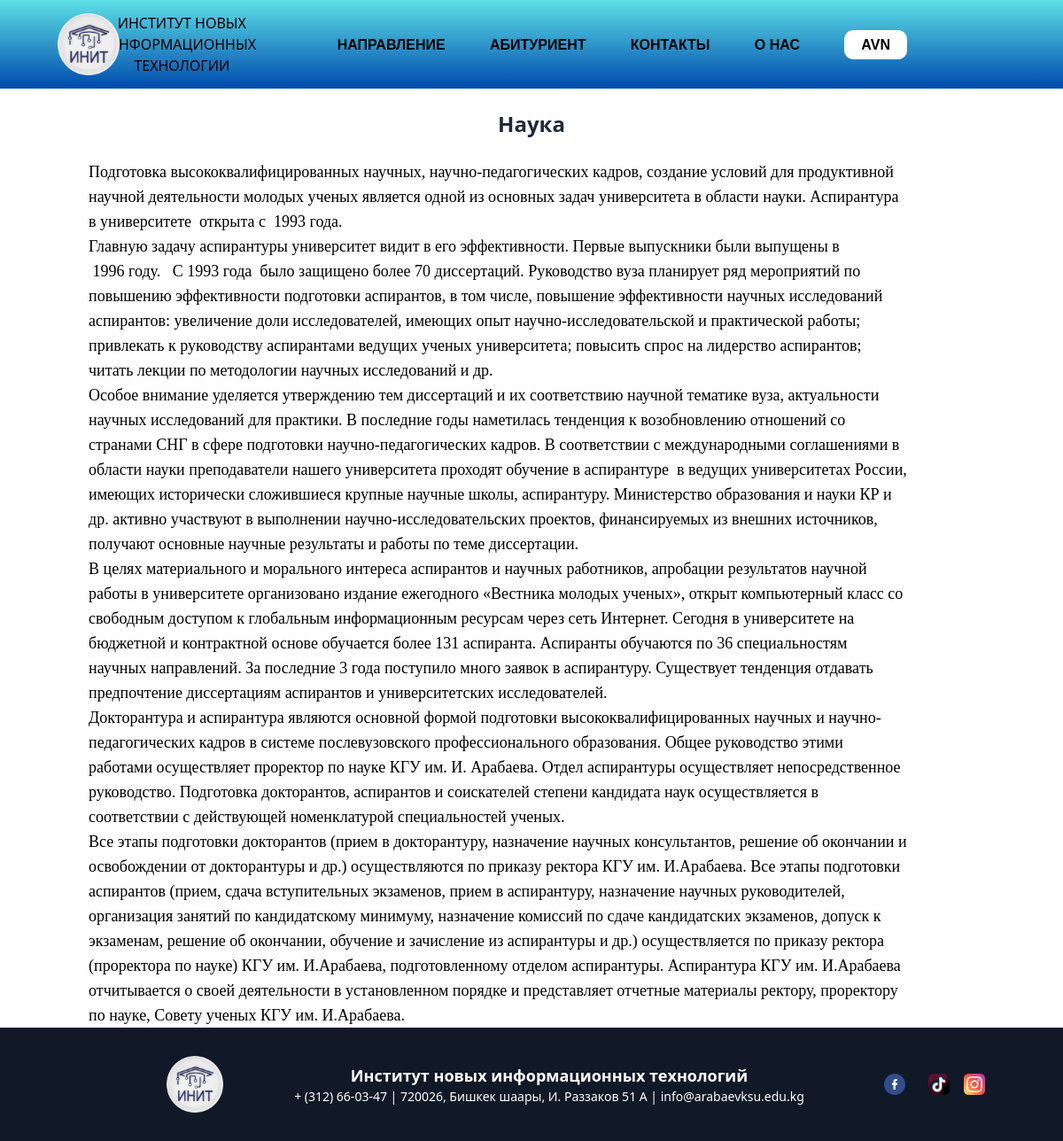
The app's page /science/ with its own data.
### home/models.py (models this page shows, shortened)
class Science(models.Model):
    title = models.CharField(max_length=150, null=True, blank=True, verbose_name="Наука")
    text = RichTextField(null=True, blank=True, verbose_name="Текст")
    class Meta:
        verbose_name = "Наука"
        verbose_name_plural = "Наука"

### home/views.py (the view)
# urls.py: path('science/', ScienceListView.as_view(), name='science_list')
class ScienceListView(ListView):
    model = Science
    context_object_name = 'sciences'
    template_name = 'nauka.html'

### templates/nauka.html (shortened to what this page needs)
<!DOCTYPE html>
{% load static %}
<html lang="en">
<head>
    <link rel="stylesheet" href="{% static 'css/style.css' %}">
    <link href="https://cdn.jsdelivr.net/npm/tailwindcss@2.2.19/dist/tailwind.min.css" rel="stylesheet">
</head>
<body>
    <div class="body">
        <header class="header">
            <div class="container">
                <ul class="menu">
                    <a href="{% url 'kafedra_list' %}">
                        <img class="logo" src="{% static 'image/init_logo.png' %}" alt="" id="init_logo">
                    </a>
                    <li class="text_init">ИНСТИТУТ НОВЫХ ИНФОРМАЦИОННЫХ ТЕХНОЛОГИИ</li>
                    <li class="dropdown">
                        <a href="{% url 'kafedra_list' %}" class="dropdown-toggle">НАПРАВЛЕНИЕ
                        </a>
                    </li>
                    <li><a href="{% url 'enrolee_list' %}">АБИТУРИЕНТ</a></li>
                    <li><a href="{% url 'contacts' %}">КОНТАКТЫ </a></li>
                    <li><a href="{% url 'about_us' %}"> О НАС</a></li>
                    <li class="avn"><a href="https://avn.arabaev.kg/">AVN</a></li>
                </ul>
            </div>
        </header>
        <br>
        <div class="container_2">
            <div class="buttons">
                {% for science in sciences %}
                <p class="text-center text-2xl font-bold text-gray-800">{{ science.title }}</p>
                <br>
                <div class="services">
                    <div class="container">
                        <div class="col-md-6 services-grids">
                            <ul class="srevicesgrid_info">
                                <li class="tick">{{ science.text | safe }}</li>
                            </ul>
                        </div>
                    </div>
                </div>
                {% endfor %}
            </div>
            <footer class="bg-gray-900 text-white py-8">
                <div class="container mx-auto flex justify-between items-center">
                    <img src="{% static 'image/init_logo.png' %}" alt="Логотип" class="w-16 h-16">
                    <div class="info text-center">
                        <p class="text-lg font-semibold">Институт новых информационных технологий</p>
                        <p class="text-sm">+ (312) 66-03-47 | 720026, Бишкек шаары, И. Раззаков 51 А |
                            info@arabaevksu.edu.kg
                        </p>
                    </div>
                    <div class="social-links flex space-x-4">
                        <a href="#" class="block text-white hover:text-gray-400"><img
                                src="{% static 'image/facebook.png' %}" alt="Facebook" class="w-6 h-6"></a>
                        <a href="#" class="block text-white hover:text-gray-400"><img
                                src="{% static 'image/tik-tok.png' %}" alt="TikTok" class="w-6 h-6"></a>
                        <a href="#" class="block text-white hover:text-gray-400"><img
                                src="{% static 'image/instagram.png' %}" alt="Instagram" class="w-6 h-6"></a>
                    </div>
                </div>
            </footer>
</body>
</html>

### static/css/style.css (style rules this page uses)
body { margin: 0; padding: 0; }
.body { position: relative; width: 100%; height: auto; position: absolute; top: 50%; left: 50%; transform: translate(-50%, -50%); max-width: 100%; max-height: 100%; }
.header { background: linear-gradient(#5de0e6,#004aad); width: 100%; }
.container { max-width: 1200px; margin: 0px; padding-left: 100px; }
.menu { margin: 0px; display: flex; width: 100%; height: 100px; align-items: center; position: relative; list-style: none; justify-content: space-between; }
.text_init { width: 250px; text-align: center; margin-left: -70px; }
.menu li a { color: black; font-weight: 600; font-family:'Gill Sans', 'Gill Sans MT', Calibri, 'Trebuchet MS', sans-serif; list-style: none; text-decoration: none; }
.logo { width: 70px; position: absolute; top: 15px; transform: translate(-50%); }
.avn a { background: white; padding: 8px 19px; border-radius: 10px; }
.social-links a { margin: 0 10px; }

### records on screen
Science: title "Наука", text "Подготовка высококвалифицированных научных, научно-педагогических кадров, создание условий для продуктивной научной деятельности молодых ученых является одной из основных задач университета в области науки. Аспирантура в университете открыта с 1993 года. Главную задачу аспирантуры университет видит в его эффективности. Первые выпускники были выпущены в 1996 году. С 1993 года было защищено более 70 диссертаций. Руководство вуза планирует ряд мероприятий по повышению эффективности подготовки аспирантов, в том числе, повышение эффективности научных исследований аспирантов: увеличение доли исследователей, имеющих опыт научно-исследовательской и практической работы; привлекать к руководству…"
